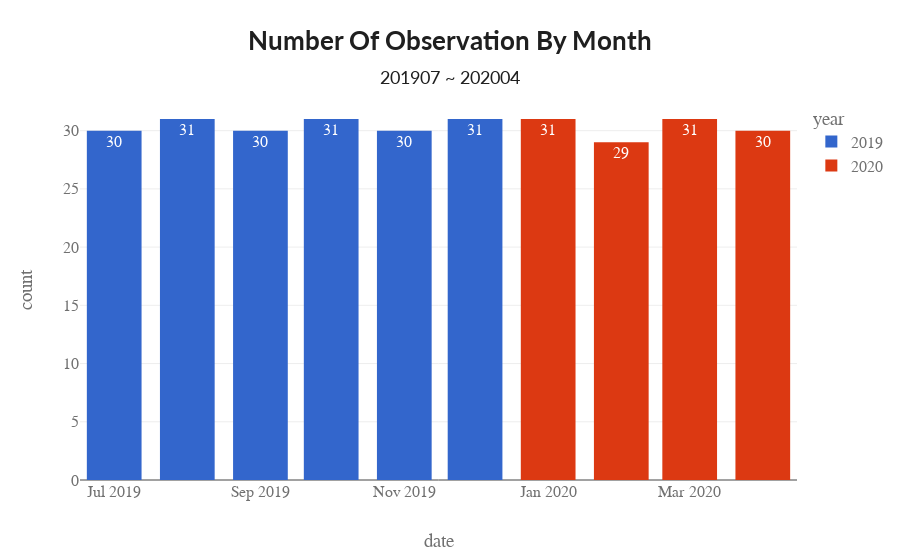

Notebook code for this chart:
### Code cell
# Aggregate the data
a = data.groupby([pd.Grouper(freq='MS'),])['month'].value_counts().reset_index()
a['year'] = a['date'].dt.year
a['year'] = a['year'].astype('category')

# Observation distribution by month in each year
t_ = ['Number Of Observation By Month', '201907 ~ 202004']
fig = px.bar(a, x='date', y='count', color='year', title=format_title(*t_), template=custom_template, text='count')
fig.update_xaxes(showspikes=True, spikecolor="green", spikesnap="cursor", spikemode="across")
fig.update_yaxes(showspikes=True, spikecolor="orange", spikethickness=2)
fig.show()

### Figure 1 — Plotly figure (JSON) as saved in the notebook; plotly's stock layout.template omitted (floating-point values rounded to 4 significant figures)
{"data": [{"alignmentgroup": "True", "hovertemplate": "year=2019<br>date=%{x}<br>count=%{text}<extra></extra>", "legendgroup": "2019", "marker": {"color": "#3366CC", "pattern": {"shape": ""}}, "name": "2019", "offsetgroup": "2019", "orientation": "v", "showlegend": true, "text": [30, 31, 30, 31, 30, 31], "textposition": "auto", "type": "bar", "x": ["2019-07-01T00:00:00", "2019-08-01T00:00:00", "2019-09-01T00:00:00", "2019-10-01T00:00:00", "2019-11-01T00:00:00", "2019-12-01T00:00:00"], "xaxis": "x", "y": [30, 31, 30, 31, 30, 31], "yaxis": "y"}, {"alignmentgroup": "True", "hovertemplate": "year=2020<br>date=%{x}<br>count=%{text}<extra></extra>", "legendgroup": "2020", "marker": {"color": "#DC3912", "pattern": {"shape": ""}}, "name": "2020", "offsetgroup": "2020", "orientation": "v", "showlegend": true, "text": [31, 29, 31, 30], "textposition": "auto", "type": "bar", "x": ["2020-01-01T00:00:00", "2020-02-01T00:00:00", "2020-03-01T00:00:00", "2020-04-01T00:00:00"], "xaxis": "x", "y": [31, 29, 31, 30], "yaxis": "y"}], "layout": {"barmode": "relative", "legend": {"title": {"text": "year"}, "tracegroupgap": 0}, "title": {"text": "<b>Number Of Observation By Month</b><br><span style=\"font-size: 18px;\">201907 ~ 202004</span>"}, "xaxis": {"anchor": "y", "domain": [0, 1], "showspikes": true, "spikecolor": "green", "spikemode": "across", "spikesnap": "cursor", "title": {"text": "date"}}, "yaxis": {"anchor": "x", "domain": [0, 1], "showspikes": true, "spikecolor": "orange", "spikethickness": 2, "title": {"text": "count"}}}}
